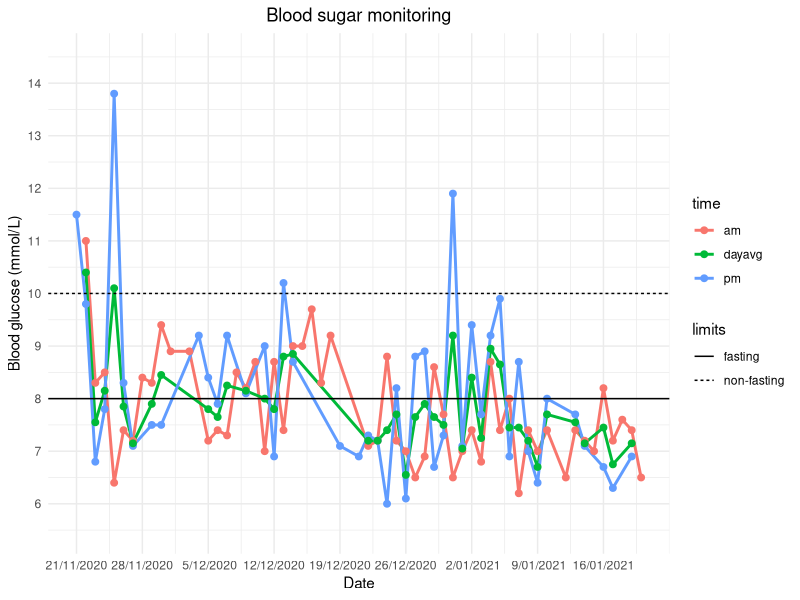
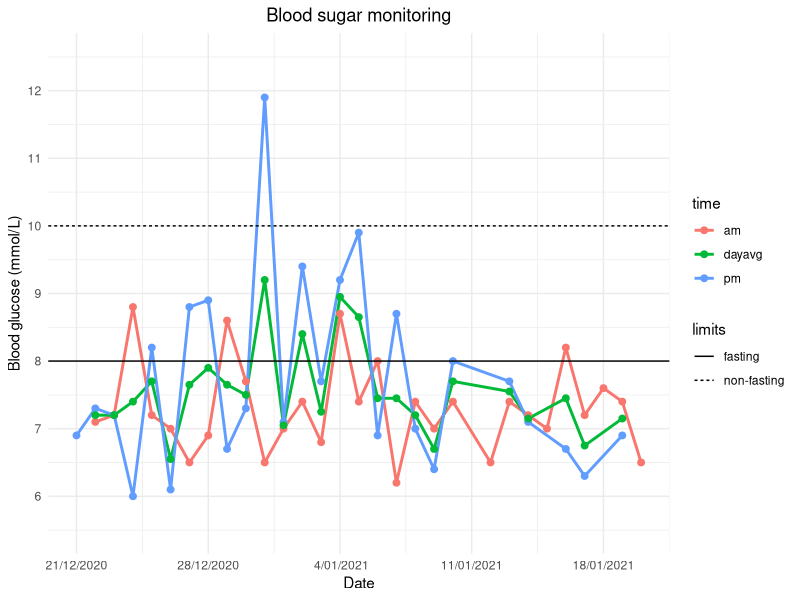
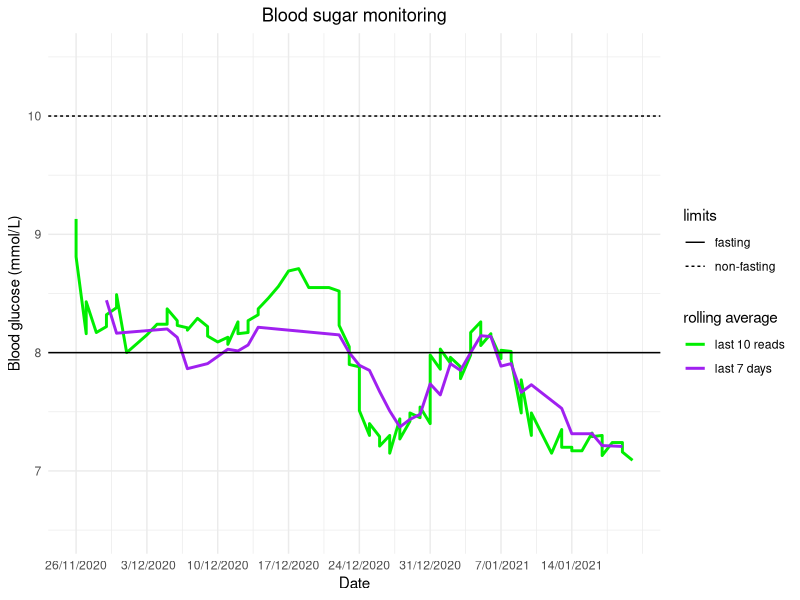
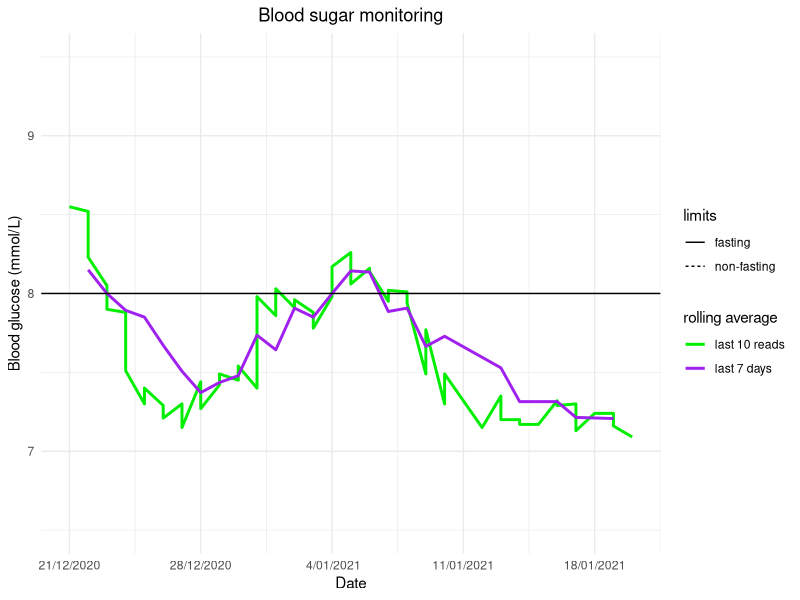

Source code (R) for these figures, in order:
# Blood sugar monitoring data
# Script Claire Styles
# R version 4.0.3 (2020-10-10)

# Packages and settings required
library(tidyverse)

theme_set(theme_minimal() +
            theme(plot.title = element_text(hjust = 0.5),
                  plot.subtitle = element_text(hjust = 0.5)))



# Core data ---------------------------------------------------------------

# Wide
sugarwide <- read.csv("sugar.csv", header = TRUE)
sugarwide$date <- as.Date(sugarwide$date, format = "%e/%m/%Y")
sugarwide$sug.dayavg <- apply(sugarwide[, c(2,3)], 1, mean)


# Long
rawlong <- reshape(sugarwide, varying=2:4, direction = "long")
sugarlong <- na.omit(rawlong[, -4])
row.names(sugarlong) <- c()
rm(rawlong)



# Rolling averages --------------------------------------------------------

# Average of last (complete) 7 days

avebyday <- na.omit(select(sugarwide, date, sug.dayavg))
avebyday$sug.7dayavg <- NA

for(i in 7:length(avebyday$sug.dayavg)){
  avrange <- (i-6):i
  rolldat <- avebyday[avrange,]
  avebyday$sug.7dayavg[i] <- mean(rolldat$sug.dayavg)
}


# Average of last 10 readings
avebyread <- arrange(sugarlong, date, time) %>% filter(time == "am" | time == "pm")
avebyread$r10avg <- NA

for(i in 10:length(avebyread$sug)){
  avrange <- (i-9):i
  rolldat <- avebyread[avrange,]
  avebyread$r10avg[i] <- mean(rolldat$sug, na.rm = TRUE)
}
rm(rolldat, avrange, i)


# Rolling average dataframe

rolling <- merge(avebyread[, c(1,4)], avebyday[, c(1,3)], all.x = TRUE)
rolling %>% filter(!is.na(r10avg) | !is.na(sug.7dayavg)) -> rolling 
colnames(rolling) <- c("date", "reads10", "days7")



# Plot function and ref data ----------------------------------------------

line.data <- data.frame(yintercept = c(8,10), 
                        limits = c("fasting", "non-fasting"))

plotter <- function(df, type = "daily", numdays = "all"){
  # use numdays to specify time period in number of recent days
  
  # check that arguments are valid
  case <- tolower(type)
  stopifnot(case %in% c("daily", "rolling"))
  stopifnot(is.numeric(numdays) | numdays == "all")
  
  # data to use according to numdays specification
  if(numdays == "all"){
    daystart <- min(df$date)
    dat <- df
  }
  
  else{
    daystart <- max(df$date)-numdays 
    stopifnot(daystart > min(df$date))
    dat <- subset(df, subset = date >= daystart)
  }
  
  # variables for axis limits according to data subset to be plotted
  sugdat <- na.omit(switch(case, 
                           daily = dat[,3], 
                           rolling = union(dat[,2], dat[,3])))
  minax <- floor(min(sugdat)) - 0.5
  maxax <- ceiling(max(sugdat)) + 0.5
  
  # plot function
  
  switch(case,
         
         daily = ggplot(dat, aes(x = date, y = sug, colour = time)) + 
           geom_line(size = 1) + geom_point(size = 2),
         
         rolling = ggplot(dat, aes(x = date)) + 
           geom_line(data = dat[!is.na(dat$reads10),], 
                     aes(y = reads10, colour = "last 10 reads"), size = 1) + 
           geom_line(data = dat[!is.na(dat$days7),], 
                     aes(y = days7, colour = "last 7 days"), size = 1) + 
           scale_colour_manual("rolling average", 
                               values = c("green2", "purple"))) + 
    
    geom_hline(aes(yintercept = yintercept, linetype = limits), line.data) +  
    scale_x_date(breaks = seq(daystart, max(dat$date), 
                              by = "7 days"), date_labels = "%e/%m/%Y") + 
    scale_y_continuous(limits = c(minax, maxax), 
                       breaks = seq(minax + 0.5, maxax - 0.5, 1),
                       labels = seq(minax + 0.5, maxax - 0.5, 1)) +
    labs(title = "Blood sugar monitoring", x = "Date",
         y = "Blood glucose (mmol/L)")
  
}



# Produce graphs ----------------------------------------------------------

# Daily measurements with daily average
print(plotter(sugarlong)) # all data
print(plotter(sugarlong, numdays = 30)) # last 30 days


# Rolling average graph
print(plotter(rolling, type = "rolling")) # all data
print(plotter(rolling, type = "rolling", numdays = 30)) # last 30 days



